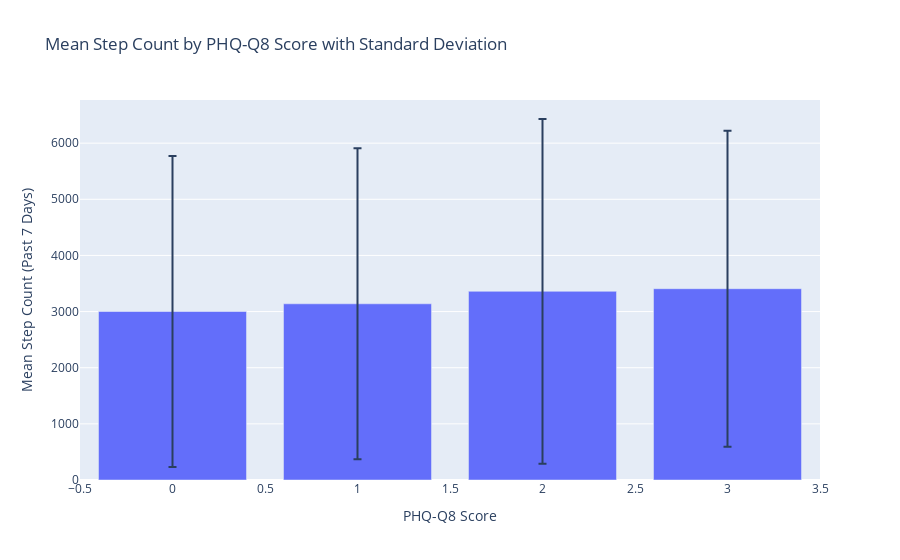

The cell this chart's notebook holds for it:
### Code cell
import pandas as pd
import plotly.graph_objects as go

# Calculate means and standard deviations
summary_stats = df.groupby('phq_q8')['step_count_m7'].agg(['mean', 'std']).reset_index()

# Create error bar plot
fig = go.Figure(data=[go.Bar(
    x=summary_stats['phq_q8'],
    y=summary_stats['mean'],
    error_y=dict(type='data',  # value of error bar given in data coordinates
                 array=summary_stats['std'])
)])

fig.update_layout(
    title='Mean Step Count by PHQ-Q8 Score with Standard Deviation',
    xaxis_title='PHQ-Q8 Score',
    yaxis_title='Mean Step Count (Past 7 Days)'
)

fig.show()

### Figure 1 — Plotly figure (JSON) as saved in the notebook; plotly's stock layout.template omitted (floating-point values rounded to 4 significant figures)
{"data": [{"error_y": {"array": [2769.0, 2771.0, 3069.0, 2815.0], "type": "data"}, "type": "bar", "x": [0, 1, 2, 3], "y": [3001.0, 3138.0, 3361.0, 3407.0]}], "layout": {"title": {"text": "Mean Step Count by PHQ-Q8 Score with Standard Deviation"}, "xaxis": {"title": {"text": "PHQ-Q8 Score"}}, "yaxis": {"title": {"text": "Mean Step Count (Past 7 Days)"}}}}
